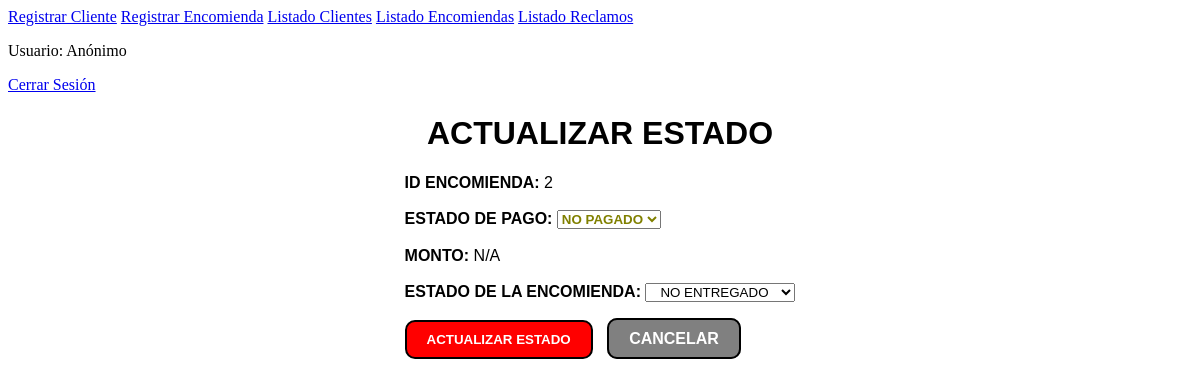
/actualizar_estado_form/2/ (signed in), run on an earlier commit of the app's database.
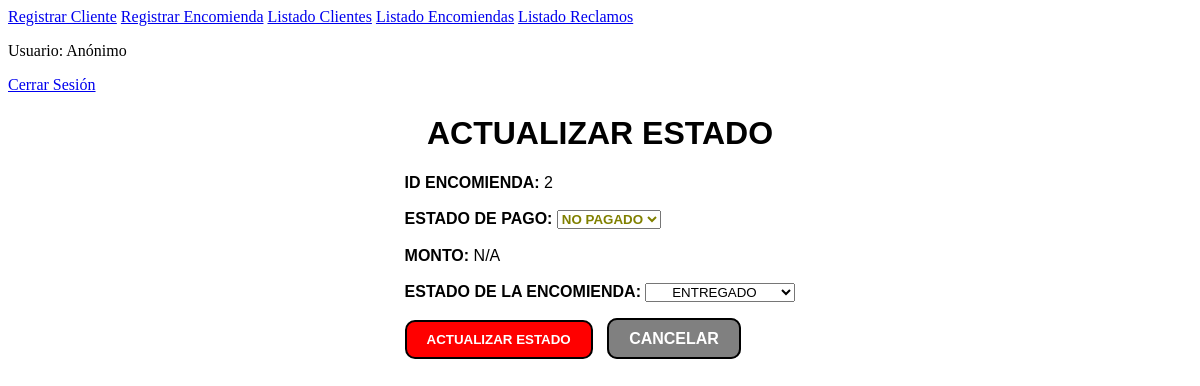
And on a later commit of the database.
### sistema/models.py (models this page shows, shortened)
class Encomienda(models.Model):
    descripcion = models.TextField()
    remitente = models.ForeignKey(Cliente, on_delete=models.CASCADE, related_name="encomiendas_remitente")
    destinatario = models.ForeignKey(Cliente, on_delete=models.CASCADE, related_name="encomiendas_destinatario")
    placa_vehiculo = models.CharField(max_length=20)
    terminal_partida = models.ForeignKey(Terminal, on_delete=models.CASCADE, related_name="terminal_partida")
    terminal_destino = models.ForeignKey(Terminal, on_delete=models.CASCADE, related_name="terminal_destino")
    volumen = models.DecimalField(max_digits=10, decimal_places=2)
    fecha_salida = models.DateTimeField(null=True, blank=True)  # Hacerlo opcional
    fecha_llegada = models.DateTimeField(null=True, blank=True)
    estado = models.CharField(max_length=50)
    condicion_envio = models.CharField(max_length=50)
    cantidad_paquetes = models.IntegerField()
    fecha_registro = models.DateTimeField(auto_now_add=True)
    fecha_entrega = models.DateTimeField(null=True, blank=True)
    empleado_registro = models.ForeignKey(Empleado, on_delete=models.CASCADE, related_name="empleado_registro")
    empleado_entrega = models.ForeignKey(Empleado, on_delete=models.CASCADE, related_name="empleado_entrega", null=True, blank=True)

### sistema/views.py (the view)
    def wrapper(request, *args, **kwargs):
        if 'empleado_id' not in request.session:
            return redirect('login_empleado')
        return view_func(request, *args, **kwargs)

### sistema/views.py (called while the page is built, shortened)
def empleado_requerido(view_func):
    def wrapper(request, *args, **kwargs):
        if 'empleado_id' not in request.session:
            return redirect('login_empleado')
        return view_func(request, *args, **kwargs)
    return wrapper

@empleado_requerido
def actualizar_estado_form(request, encomienda_id=None):
    encomienda = None
    comprobante = None
    monto = 'N/A'
    if encomienda_id:
        encomienda = get_object_or_404(Encomienda, id=encomienda_id)
        comprobante = Comprobante.objects.filter(encomienda=encomienda).first()
        monto = comprobante.monto if comprobante else 'N/A'
    return render(request, 'actualizar_estado_form.html', {
        'encomienda': encomienda,
        'comprobante': comprobante,
        'monto': monto
    })

### sistema/templates/actualizar_estado_form.html (shortened to what this page needs)
{% extends 'layout/base_empleado.html' %}
{% block content %}
<div style="text-align: center; font-family: Arial, sans-serif;">
    <h1 style="font-weight: bold;">ACTUALIZAR ESTADO</h1>
    {% if encomienda %}
        <form method="POST" action="{% url 'actualizar_estado_form' encomienda.id %}" style="display: inline-block; text-align: left;">
            <label><strong>ID ENCOMIENDA:</strong></label>
            <span>{{ encomienda.id }}</span>
            <br><br>
            <label><strong>ESTADO DE PAGO:</strong></label>
            <select name="estado_pago" style="font-weight: bold; color: olive;">
                <option value="no_pagado" {% if comprobante and comprobante.estado_pago == "no_pagado" %}selected{% endif %}>NO PAGADO</option>
            </select>
            <br><br>
            <label><strong>MONTO:</strong></label>
            <span>{{ monto }}</span>
            <br><br>
            <label><strong>ESTADO DE LA ENCOMIENDA:</strong></label>
            <select name="estado" style="width: 150px; text-align: center;">
                <option value="No entregado" {% if encomienda.estado == "No entregado" %}selected{% endif %}>NO ENTREGADO</option>
                <option value="Entregado" {% if encomienda.estado == "Entregado" %}selected{% endif %}>ENTREGADO</option>
            </select>
            <br><br>
            <button type="submit" style="background-color: red; color: white; font-weight: bold; padding: 10px 20px; border: 2px solid black; border-radius: 10px;">
                ACTUALIZAR ESTADO
            </button>
            <a href="{% url 'listado_encomiendas' %}" style="background-color: gray; color: white; font-weight: bold; padding: 10px 20px; text-decoration: none; border: 2px solid black; border-radius: 10px; margin-left: 10px;">
                CANCELAR
            </a>
        </form>
    {% else %}
        <p>No se ha encontrado la encomienda.</p>
    {% endif %}
</div>
{% endblock %}

What changed in the data, as far as the page shows it:
changed Encomienda id 2: estado (not shown) → "ENTREGADO"
Also different on the page:
form field estado: "NO ENTREGADO" → (not shown)
